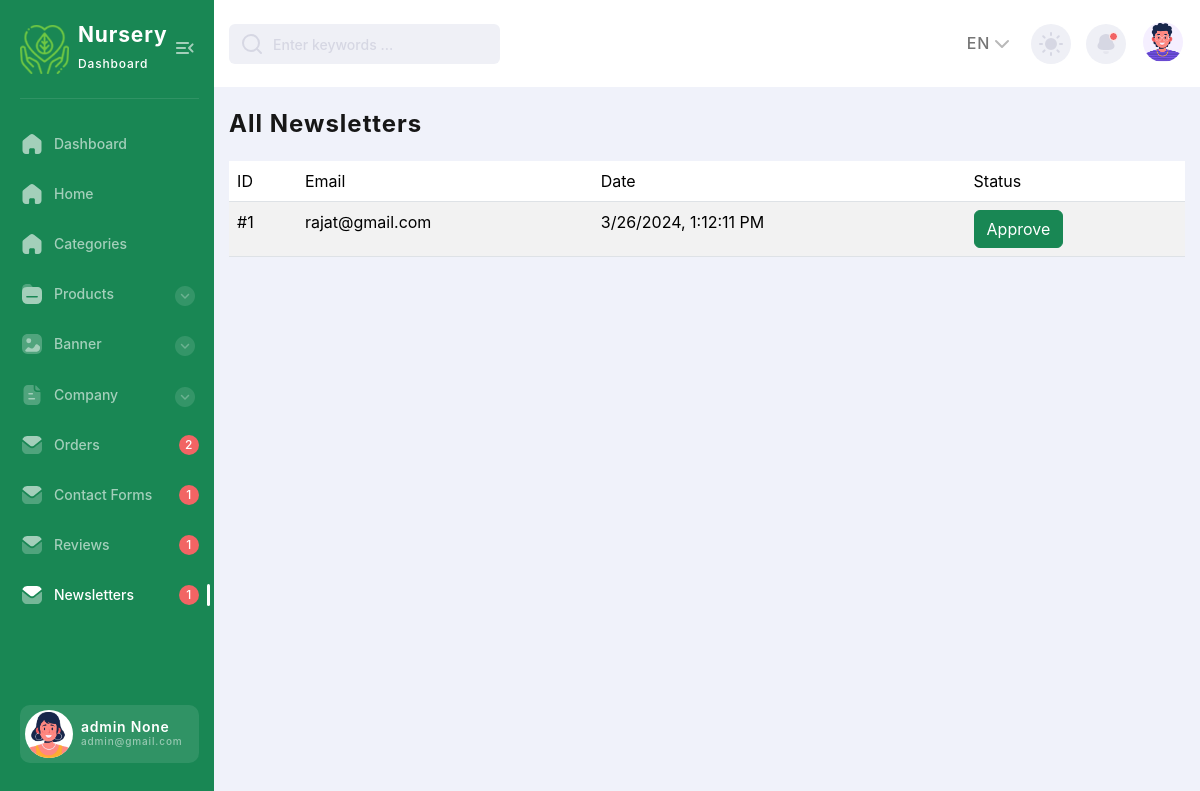
Page /newsletters/ (signed in) on the committed database.
### backend/models.py (models this page shows, shortened)
class Company(models.Model):
    class Meta:
        db_table = "company"
        verbose_name = 'Company'
        verbose_name_plural = 'Companies'
    name = models.CharField(max_length=255)
    description = models.TextField(null=True,blank=True)
    email = models.CharField(max_length = 255)
    phone_number = models.CharField(max_length = 14)
    logo = models.ImageField(upload_to='logo/',null=True,blank=True)
    favicon = models.ImageField(upload_to='favicon/',null=True,blank=True)
    address = models.CharField(max_length = 255,null=True,blank=True)
    currency_symbol = models.TextField(blank=True,default="₹")

class Users(AbstractUser):
    username = None  # Remove the username field
    email = models.EmailField(unique=True)
    first_name = models.CharField(max_length=30)
    last_name = models.CharField(max_length=30,null=True,blank=True)
    date_of_birth = models.DateField(null=True, blank=True)
    USERNAME_FIELD = 'email'
    REQUIRED_FIELDS = ['first_name']  # Add any other required fields
    objects = CustomUserManager()

class Newsletters(models.Model):
    class Meta:
        db_table = 'newsletters'
        verbose_name = 'Newsletter'
        verbose_name_plural = 'Newsletters'
    email = models.EmailField()
    date_time = models.CharField(max_length = 255,blank=True,null=True)
    is_approved = models.BooleanField(default=False,null=True,blank=True)

### backend/views.py (the view)
# urls.py: path('newsletters/',bViews.AllNewsletters,name="newsletters"),
def AllNewsletters(request):
    if is_admin(request):
        newsletters = Newsletters.objects.all()
        return render(request,"all/newsletters.html",{"newsletters":newsletters})

### backend/views.py (called while the page is built)
def is_admin(request):
    if request.user.is_superuser:
        return True
    return False

### backend/templates/all/newsletters.html (shortened to what this page needs)
{% extends "masters/admin_master.html" %}
{% block page-name %}
  All Newsletters
{% endblock page-name %}
{% block body %}
{% load custom_filter %}
    <div class="all-products-wrapper">
        <table class="table table-striped">
            <thead>
                <tr>
                    <td>ID</td>
                    <td>Email</td>
                    <td>Date</td>
                    <td>Status</td>
                </tr>
            </thead>
            <tbody>
                {% for newsletter in newsletters %}
                  <tr>
                    <td>#{{newsletter.id}}</td>
                    <td>{{newsletter.email}}</td>
                    <td>
                        {{newsletter.date_time}}
                    </td>
                    <td>
                        {% if newsletter.is_approved %}
                          Approved ✔️
                          {%else%}
                          <form action="{%url 'approve-newsletter'%}" method="post">
                            <button class="btn btn-success">Approve</button>
                          </form>
                        {% endif %}
                    </td>
                  </tr>
                {% endfor %}
            </tbody>
        </table>
    </div>
{% endblock body %}

### backend/templates/masters/admin_master.html (shortened to what this page needs)
<!DOCTYPE html>
<html lang="en">
<head>
    {% load static %}
    <link href="https://cdn.jsdelivr.net/npm/bootstrap@5.3.3/dist/css/bootstrap.min.css" rel="stylesheet">
  <link rel="stylesheet" href="{% static 'css/backend_style.min.css' %}">
</head>
<body>
    <div class="page-flex">
<aside class="sidebar">
    <div class="sidebar-start">
        <div class="sidebar-head">
            <a href="{%url 'dashboard'%}" class="logo-wrapper" title="Home">
                <div class="logo" style="background: none;">
                    <img src="/media/{{company.logo}}" alt="">
                </div>
                <div class="logo-text">
                    <span class="logo-title">{% if company.name %}
                      {{company.name}}
                      {%else%}
                      Nursery
                    {% endif %}</span>
                    <span class="logo-subtitle">Dashboard</span>
                </div>
            </a>
            <button class="sidebar-toggle transparent-btn" title="Menu" type="button">
                <span class="icon menu-toggle" aria-hidden="true"></span>
            </button>
        </div>
        <div class="sidebar-body">
            <ul class="sidebar-body-menu">
                <li>
                    <a href="{%url 'dashboard'%}" data-active-url="{%url 'dashboard'%}"><span class="icon home" aria-hidden="true"></span>Dashboard</a>
                </li>
                <li>
                    <a href="/"><span class="icon home" aria-hidden="true"></span>Home</a>
                </li>
                <li>
                    <a href="{%url 'all-categories'%}" data-active-url="{%url 'all-categories'%}"><span class="icon home" aria-hidden="true"></span>Categories</a>
                </li>
                <li>
                    <a class="show-cat-btn" href="##" data-active-url="{%url 'all-products'%}" data-active-url-add="{%url 'add-product'%}">
                        <span class="icon folder" aria-hidden="true"></span>Products
                        <span class="category__btn transparent-btn" title="Open list">
                            <span class="icon arrow-down" aria-hidden="true"></span>
                        </span>
                    </a>
                    <ul class="cat-sub-menu">
                        <li>
                        </li>
                        <li>
                        </li>
                    </ul>
                </li>
                <li>
                    <a class="show-cat-btn" href="##" data-active-url="{%url 'all-banners'%}" data-active-url-add="{%url 'add-banner'%}">
                        <span class="icon image" aria-hidden="true"></span>Banner
                        <span class="category__btn transparent-btn" title="Open list">
                            <span class="icon arrow-down" aria-hidden="true"></span>
                        </span>
                    </a>
                    <ul class="cat-sub-menu">
                        <li>
                        </li>
                        <li>
                        </li>
                    </ul>
                </li>
                <li>
                    <a class="show-cat-btn" href="##" data-active-url-add="{%url 'add-company'%}" data-active-url="{%url 'edit-company'%}">
                        <span class="icon paper" aria-hidden="true"></span>Company
                        <span class="category__btn transparent-btn" title="Open list">
                            <span class="icon arrow-down" aria-hidden="true"></span>
                        </span>
                    </a>
                    <ul class="cat-sub-menu">
                        <li>
                        </li>
                        <li>
                        </li>
                    </ul>
                </li>
                <li>
                    <a href="{%url 'admin-orders'%}" data-active-url="{%url 'admin-orders'%}">
                        <span class="icon message" aria-hidden="true"></span>
                        Orders
                    </a>
                    <span class="msg-counter">{{new_orders}}</span>
                </li>
                <li>
                    <a href="{%url 'contact-forms'%}" data-active-url="{%url 'contact-forms'%}">
                        <span class="icon message" aria-hidden="true"></span>
                        Contact Forms
                    </a>
                    <span class="msg-counter">{{new_contactforms}}</span>
                </li>
                <li>
                    <a href="{%url 'all-reviews'%}" data-active-url="{%url 'all-reviews'%}">
                        <span class="icon message" aria-hidden="true"></span>
                        Reviews
                    </a>
                    <span class="msg-counter">{{new_reviews}}</span>
                </li>
                <li>
                    <a href="{%url 'newsletters'%}" data-active-url="{%url 'newsletters'%}">
                        <span class="icon message" aria-hidden="true"></span>
                        Newsletters
                    </a>
                    <span class="msg-counter">{{new_newsletters}}</span>
                </li>
            </ul>
        </div>
    </div>
    <div class="sidebar-footer">
        <a href="{%url 'dashboard'%}" class="sidebar-user">
            <span class="sidebar-user-img">
                <picture><source srcset="{% static 'images/avatar/avatar-illustrated-01.webp' %}" type="image/webp"><img src="{% static 'images/avatar/avatar-illustrated-01.webp' %}" alt="User name"></picture>
            </span>
            <div class="sidebar-user-info">
                <span class="sidebar-user__title">{{request.user.first_name}} {{request.user.last_name}}</span>
                <span class="sidebar-user__subtitle">{{request.user.email}}</span>
            </div>
        </a>
    </div>
</aside>
<div class="main-wrapper">
    <nav class="main-nav--bg">
    <div class="container main-nav">
        <div class="main-nav-start">
        <div class="search-wrapper">
            <i data-feather="search" aria-hidden="true"></i>
            <input type="text" placeholder="Enter keywords ..." required>
        </div>
        </div>
        <div class="main-nav-end">
        <div class="lang-switcher-wrapper">
            <button class="lang-switcher transparent-btn" type="button">
            EN
            <i data-feather="chevron-down" aria-hidden="true"></i>
            </button>
        </div>
        <button class="theme-switcher gray-circle-btn" type="button" title="Switch theme">
            <i class="sun-icon" data-feather="sun" aria-hidden="true"></i>
        </button>
        <div class="notification-wrapper">
            <button class="gray-circle-btn dropdown-btn" title="To messages" type="button">
            <span class="icon notification active" aria-hidden="true"></span>
            </button>
        </div>
        <div class="nav-user-wrapper">
            <button href="##" class="nav-user-btn dropdown-btn" title="My profile" type="button">
            <span class="nav-user-img">
                <picture><source srcset="{% static 'images/avatar/avatar-illustrated-02.webp' %}" type="image/webp"><img src="{% static 'images/avatar/avatar-illustrated-02.webp' %}" alt="User name"></picture>
            </span>
            </button>
        </div>
        </div>
    </div>
    </nav>
<main class="main users chart-page" id="skip-target">
    <div class="container">
        <h2 class="main-title">
            {% block page-name %}{% endblock page-name %}
        </h2>
    {% block body %}
    {% endblock body %}
    </div>
</main>
</div>
</div>
</body>
</html>

### rows in the picture
Company: logo (picture), name "Nursery"
Users: user.first_name "admin", user.last_name "None", user.email "admin@gmail.com"
Newsletters: id "1", email "rajat@gmail.com", date_time "3/26/2024, 1:12:11 PM"

### other values in the picture
{{ new_orders }} "2"
{{ new_contactforms }} "1"
{{ new_reviews }} "1"
{{ new_newsletters }} "1"
